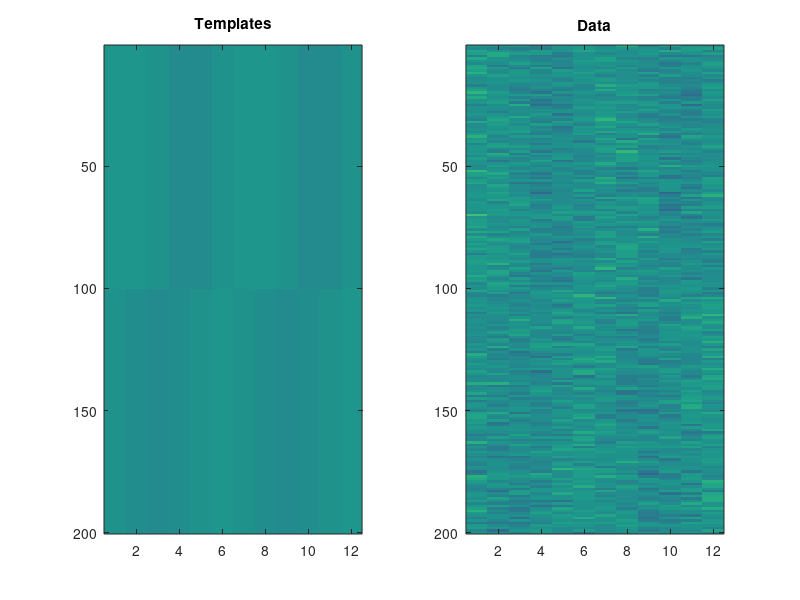

This figure's MATLAB source: (Note: this script raises an error after producing the figure.)

n = 12;
numtrials = 200;
dozscore = true; 

f1  = 2;
f2  = f1;
ph1 = 0;
ph2 = pi/2;

mn = 100;
c  = 5;
template =  mn+c*[sin(f1*(1:n)/n*2*pi+ph1); sin(f2*(1:n)/n*2*pi+ph2)];

classes = zeros(numtrials, 2, 'logical');
classes(1:numtrials/2,1)       = 1;
classes(numtrials/2+1:end, 2)  = 1;

pred = classes * template ;


data = poissrnd(pred);

figure(1), subplot(1,2,1); imagesc(pred, [0 2*mn]), title('Templates')
subplot(1,2,2); imagesc(data, [0 2*mn]), title('Data')

%
classifierOutput = zeros(numtrials,3);
classifierOutput(:,1) = data * diff(template)';
classifierOutput(:,2) = data * diff(log(template))';
classifierOutput(:,3) = diff(corr(data', template'),[],2);


cv = fitcsvm(data, classes*[2;1], 'Standardize', true, 'KernelFunction', 'linear', 'kFold', 10);
classLoss = kfoldLoss(cv);
P = (1-classLoss) * 100;

if dozscore, classifierOutput = zscore(classifierOutput); end

classification = classifierOutput>0;

classificationSVM   = kfoldPredict(cv);

figure(2),clf 
for ii = 1:3
    subplot(3,1,ii)
    if dozscore
        h1=histogram(classifierOutput(classes(:,1),ii), -3:.1:3); hold on;
        h2=histogram(classifierOutput(classes(:,2),ii), -3:.1:3);
    else
        h1=histogram(classifierOutput(classes(:,1),ii)); hold on;
        h2=histogram(classifierOutput(classes(:,2),ii));
        h2.BinWidth = h1.BinWidth;
    end
    
end
 
figure(3), clf
for ii = 1:3
    for jj = 1:3
        subplot(3,3,(ii-1)*3+jj)
        scatter(classifierOutput(:,ii), classifierOutput(:,jj), '.');
        axis([-3 3 -3 3]); axis square;
    end        
end


figure(4); clf
for ii = 1:3
    gscatter(1:numtrials, classification(:,ii)+ii*2, classes*[2;1])
    hold on;
end
gscatter(1:numtrials, classificationSVM+8, classes*[2;1])

